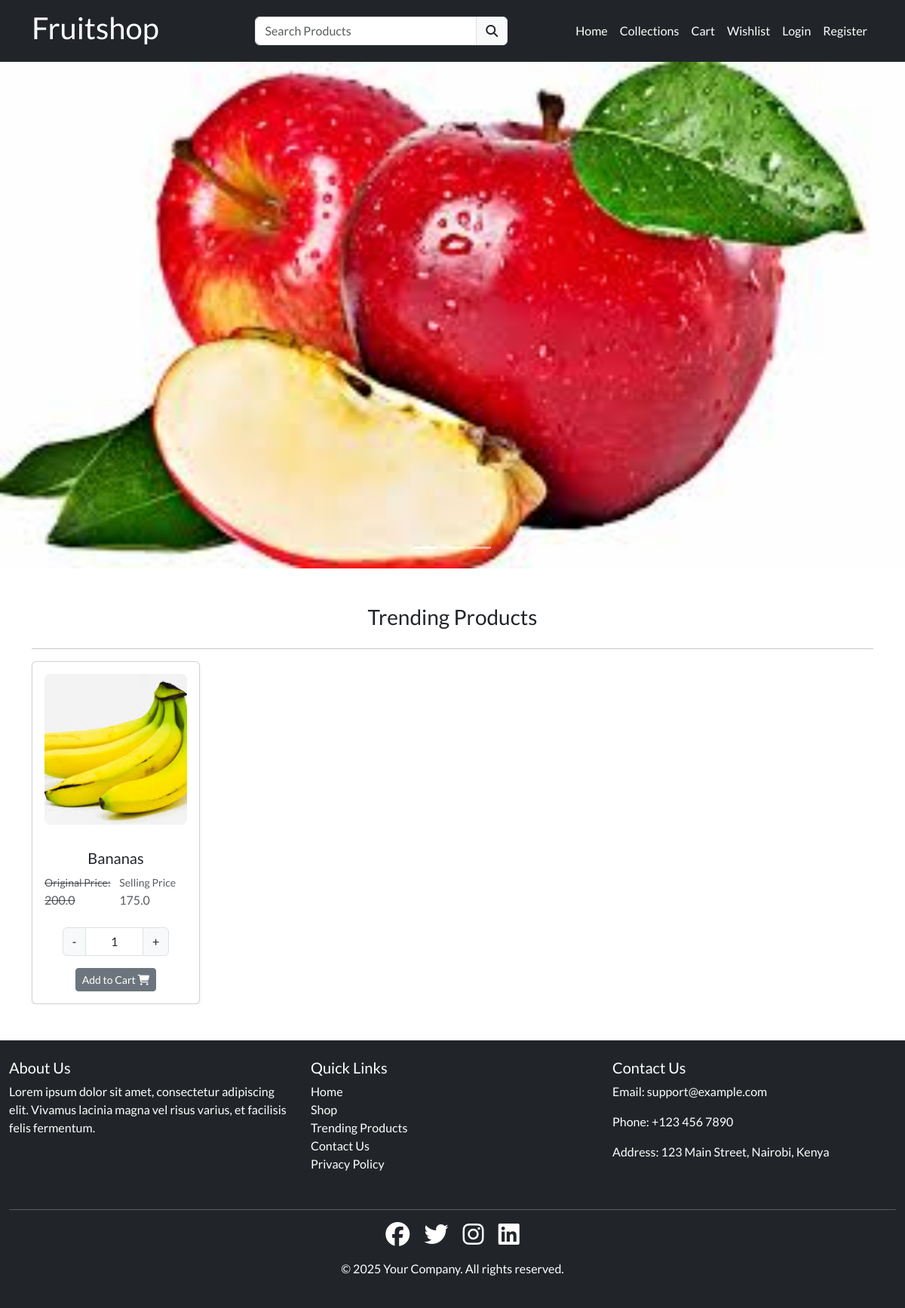
Before: / with the older database file.
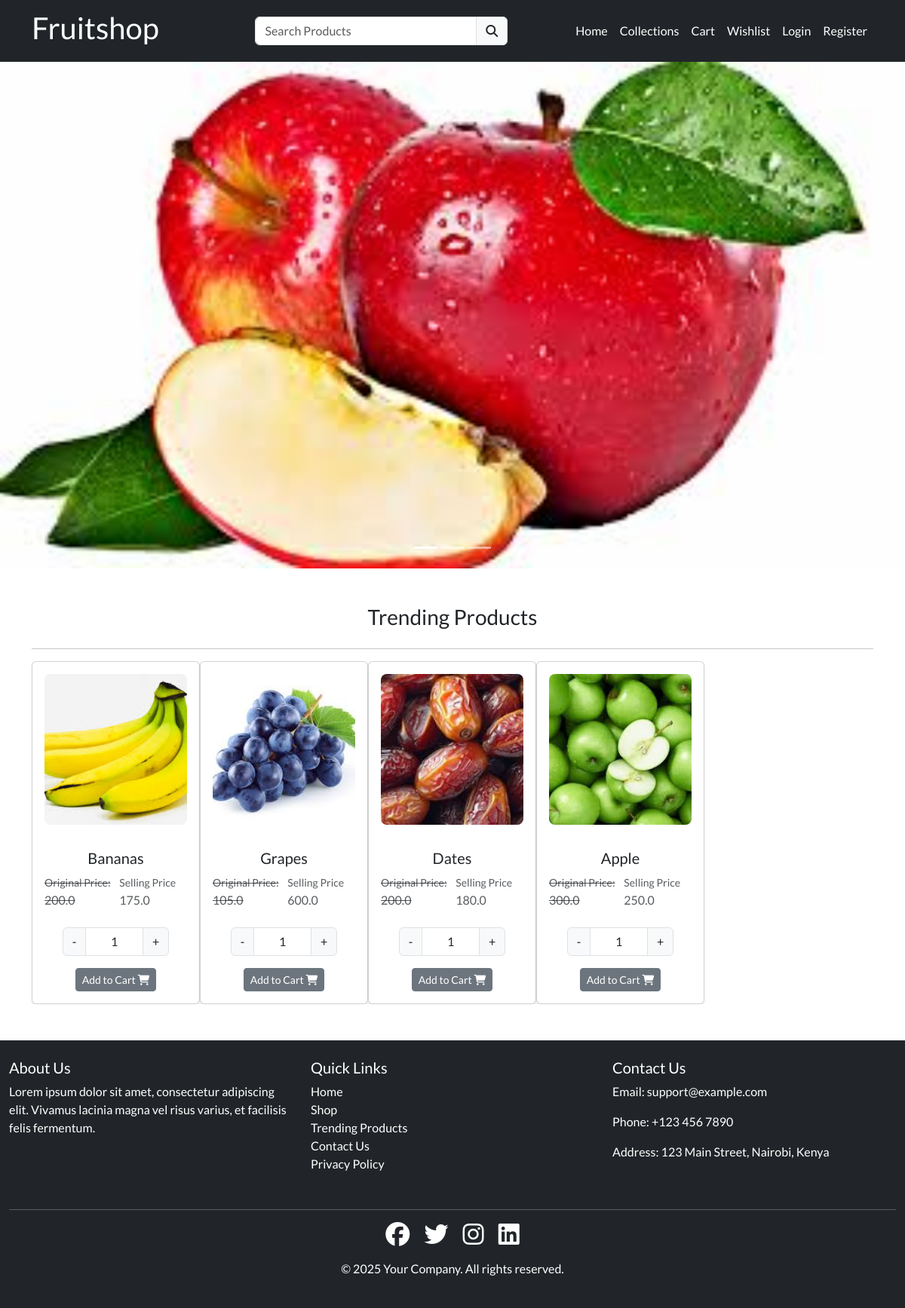
After: the same page with the newer database file.
### store/models.py (models this page shows, shortened)
class Product(models.Model):
    category = models.ForeignKey(Category, on_delete=models.CASCADE)
    slug = models.CharField(max_length=150, null=False, blank=False)
    name = models.CharField(max_length=150, null=False, blank=False)
    product_image = models.ImageField(upload_to=get_file_path, null=True, blank= True  )
    small_description = models.CharField(max_length=150, null=False, blank=False)
    quantity = models.IntegerField(null=False,blank=False)
    description = models.TextField(max_length=500, null=False, blank=False)
    original_price= models.FloatField(null=False, blank=False)
    selling_price= models.FloatField(null=False, blank=False)
    status = models.BooleanField(default=False, help_text="0=default, 1=hidden")
    trending = models.BooleanField(default=False, help_text="0=default, 1=trending")
    tag=models.CharField(max_length=150, null=False, blank=False)
    meta_title = models.CharField(max_length=150, null=False, blank=False)
    meta_keyword = models.CharField(max_length=150, null=False, blank=False)
    meta_description = models.TextField(max_length=500, null=False, blank=False)
    created_at = models.DateTimeField(auto_now=True)

### store/views.py (the view)
# urls.py: 2. Add a URL to urlpatterns:  path('', views.home, name='home')
def home(request):
    trending_products= Product.objects.filter(trending=1)
    context ={'trending_products': trending_products}
    return render(request, "store/index.html", context)

### store/templates/store/index.html (shortened to what this page needs)
{% extends "store/layouts/main.html" %}
{% block content %}
{% include 'store/inc/slider.html' %}
<div class="container my-5">
    <div class="row ">
        <div class="col-md-12">
            <h3 class="text-center mb-4">Trending Products</h3>
            <hr>
            <div class="row owl-carousel owl-theme">
                {% for item in trending_products %}
                    <div class=" product_data item">
                        <div class="card shadow-sm h-100">
                            <a href="{% url 'productview' item.category.slug item.slug %}">
                                <div class="category-image p-3">
                                    <img src="{{ item.product_image.url }}" alt="product image" class="img-fluid rounded-3" />
                                </div>
                            </a>
                            <div class="card-body d-flex flex-column justify-content-between">
                                <h5 class="text-center">{{ item.name }}</h5>
                                <div class="d-flex justify-content-between align-items-center mb-3">
                                    <span class="text-muted"><small><s>Original Price:</small> {{ item.original_price }}</s></span>
                                    <span class="text-muted"><small>Selling Price</small> {{ item.selling_price }}</span>
                                </div>
                                <div class="d-flex flex-column align-items-center mt-2">
                                    <div class="input-group mb-3 w-75">
                                        <button class="input-group-text decrement-btn"> - </button>
                                        <input type="text" name="quantity" class="form-control qty-input text-center" value="1">
                                        <button class="input-group-text increment-btn"> + </button>
                                    </div>
                                    {% if item.quantity > 0 %}
                                        <button type="button" class="btn btn-secondary btn-sm addToCartBtn">
                                            Add to Cart <i class="fa fa-shopping-cart"></i>
                                        </button>
                                    {% else %}
                                        <button type="button" class="btn btn-danger btn-sm disabled">
                                            Out of Stock
                                        </button>
                                    {% endif %}
                                </div>
                            </div>
                        </div>
                    </div>
                {% endfor %}
            </div>
        </div>
    </div>
</div>
{% endblock content %}

Changed rows visible on the page:
added Product: product_image (picture), name "Grapes", original_price "105.0", selling_price "600.0", quantity "Add to Cart"
added Product: product_image (picture), name "Dates", original_price "200.0", selling_price "180.0", quantity "Add to Cart"
added Product: product_image (picture), name "Apple", original_price "300.0", selling_price "250.0", quantity "Add to Cart"
